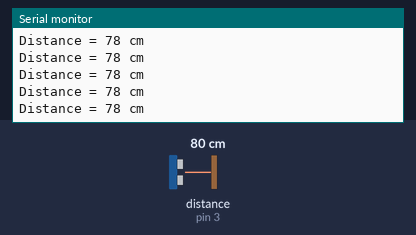
Bench run of a sketch on a simulated Arduino Uno, built with avr-gcc and run on an emulated ATmega328P. Parts: the last lines printed to the serial monitor. Wiring (inferred from the names in the program): ultrasonic range finder: trigger pin 2; echo pin 3. Inputs (shaded band) come from the test bench; at power-on: distance to the obstacle (sensor on pin 3) 80 cm. The echo pulse lasts 58.3 µs per cm.

Above: at 1.2 s.
1.3 s: distance to the obstacle (sensor on pin 3) set to 2 cm
At 1.38 s:
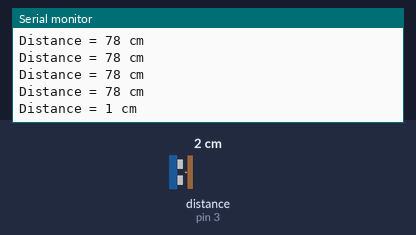
4.3 s: distance to the obstacle (sensor on pin 3) set to 4 cm
At 4.3 s:
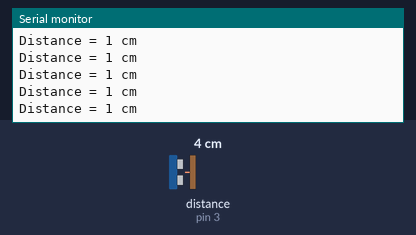
5.8 s: distance to the obstacle (sensor on pin 3) set to 35 cm
At 5.82 s:
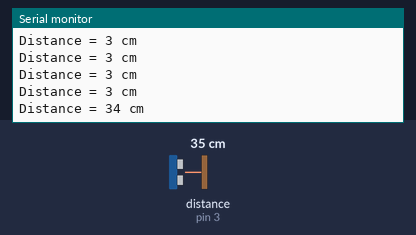
Timing chart, 0 to 8.8 s (numbered marks = the images above; inputs shaded):
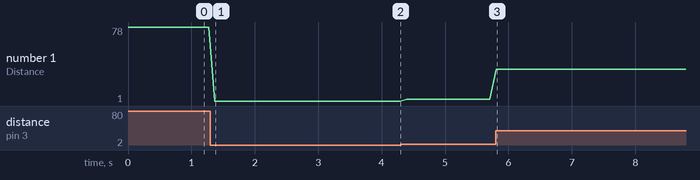

The sketch:

distance.ino.ino
```cpp
/* Arduino example sketch to control a JSN-SR04T ultrasonic distance sensor with Arduino. No library needed. More info: https://www.makerguides.com */
// Define Trig and Echo pin:
#define trigPin 2
#define echoPin 3

// Define variables:
long duration;
int distance;

void setup() {
  // Define inputs and outputs
  pinMode(trigPin, OUTPUT);
  pinMode(echoPin, INPUT);

  // Begin Serial communication at a baudrate of 9600:
  Serial.begin(9600);
}

void loop() {
  getDistance();
  delay(100);
}

int getDistance() {
  // Clear the trigPin by setting it LOW:
  digitalWrite(trigPin, LOW);

  delayMicroseconds(5);
 // Trigger the sensor by setting the trigPin high for 10 microseconds:
  digitalWrite(trigPin, HIGH);
  delayMicroseconds(10);
  digitalWrite(trigPin, LOW);

  // Read the echoPin. pulseIn() returns the duration (length of the pulse) in microseconds:
  duration = pulseIn(echoPin, HIGH);

  // Calculate the distance:
  distance = duration*0.034/2;

  // Print the distance on the Serial Monitor (Ctrl+Shift+M):
  Serial.print("Distance = ");
  Serial.print(distance);
  Serial.println(" cm");

  return distance;
}
```

Measured:
- after the input at 1.3 s, the serial monitor: prints a new line after 0.07 s (image 1)
- after the input at 5.8 s, the serial monitor: prints a new line at once (image 3)
- plotted number 1: 78 → 1 after the input at 1.3 s, 1 → 3 after the input at 4.3 s, 3 → 34 after the input at 5.8 s
